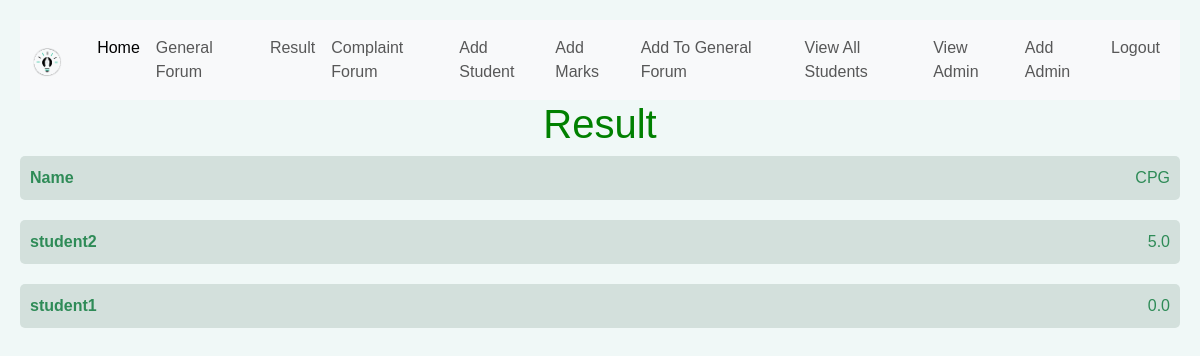
The app's page /view_marks/ (signed in), older data.
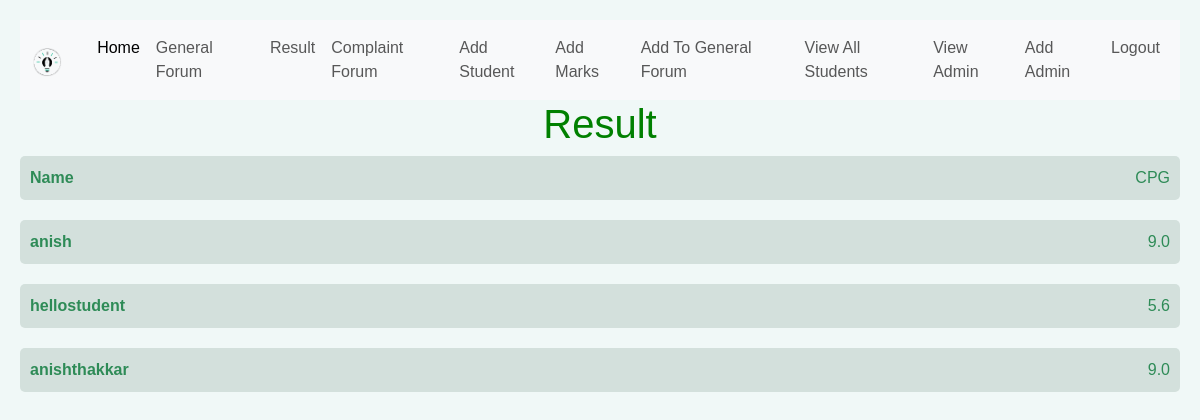
The same page, newer data.
### deptmanagementsystem/models.py (models this page shows, shortened)
class Marks(models.Model):
    cgp = models.FloatField(default=0)
    student = models.OneToOneField(Student, on_delete=models.CASCADE, null=True )

class Student(models.Model):
    name = models.CharField(max_length=20)
    batchId = models.IntegerField(null=True) #batchno(1,2) + semisternumber(1-8)
    description = models.CharField(max_length = 200)

### deptmanagementsystem/views.py (the view)
# urls.py: path('view_marks/', view_marks, name='view-marks'),
def view_marks(request):
    if request.user.userType != 'stud' :
        marks_details = Marks.objects.all()
        return render(request, 'view_marks.html', {'marks_details' : marks_details})
    else:
        student = Student.objects.get(name = request.user.username)
        marks_details = Marks.objects.get(student = student)
        return render(request, 'view_marks.html', {'marks_details' : marks_details})

### templates/view_marks.html (shortened to what this page needs)
{% extends 'base.html' %}
{% block content %}
    <h1>Result</h1>
    {% if request.user.userType != 'stud' %}
    <ul class="header mark-list">
        <li class="mark-item">
            <span class="student-name">Name</span>
            <span class="cgp">CPG</span>
        </li>
        {% for mark in marks_details %}
            <li class="mark-item">
                <span class="student-name">{{ mark.student.name }}</span>
                <span class="cgp">{{ mark.cgp }}</span>
            </li>
        {% endfor %}
    </ul>
    {% endif %}
    {% endblock content %}

Row changes from the older to the newer data that the page shows:
removed Marks: student.name "student2", cgp "5.0"
removed Marks: student.name "student1", cgp "0.0"
added Marks: student.name "anish", cgp "9.0"
added Marks: student.name "hellostudent", cgp "5.6"
added Marks: student.name "anishthakkar", cgp "9.0"
